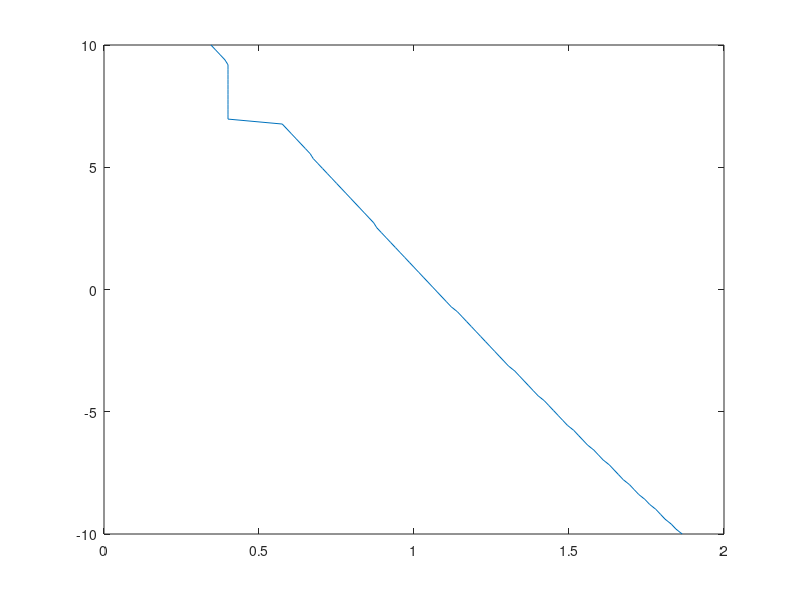

MATLAB code for this plot:
% clear all
% close all

SenVert = 30;
SenHoriz = 90;
MountAngle = -5; %+ve clockwise
MountAngleVar = linspace(-10,10,100);
Alpha = ((SenVert/2) + MountAngle)*(pi/180);
Beta = ((SenVert/2) - MountAngle)*(pi/180); %FOV looking down
BetaVar = ((SenVert/2) - MountAngleVar)*(pi/180);
Gamma = 0.1*(pi/180);

BLength = 1;
BHeight = 0.4;
WAngle = 45*(pi/180);
% Wy = linspace(BHeight,2.4,(((2.4-BHeight)/0.005))+1); %increment 5mm
% Wx = Wy/tan(WAngle);
% Wx = transpose(Wx);

GroundPresep = 4;

ObjHeightPersep = 0.3;

ObjHeightPersep2 = 0.1;

ObjDistancePersep = 1.3;

ClrObjHeight = 1.7;

%%%%%%%%%%%%%%%%%%%%%%%%%%%%%%%%%%%%%%%%%%%%%%%%%%%%%%%%%%%%%%%%%%%%%%%%%
%%%%%%%%%%%%%%%%%%%%%%%%%%%%%%%%%%%%%%%%%%%%%%%%%%%%%%%%%%%%%%%%%%%%%%%%%
%%%%%%%%%%%%%%%%%%%%%%%%%%%%%%%%%%%%%%%%%%%%%%%%%%%%%%%%%%%%%%%%%%%%%%%%%


% ZPos = linspace(0.1,2.4,47); %increment 50mm
% ZPos = linspace(0.1,2.4,24); %increment 100mm
% ZPos = linspace(0.1,2.4,231); %increment 10mm
ZPos = linspace(0.1,2.4,461); %increment 5mm
ZPosT = transpose(ZPos);


%%%%%%%%%%%%%%%%%%%%%%%%%%%%%%%%%%%%%%%%%%%%%%%%%%%%%%%%%%%%%%%%%%%%%%%%%
%%%%%%%%%%%%%%%%%%%%%%%%%%%%%%%%%%%%%%%%%%%%%%%%%%%%%%%%%%%%%%%%%%%%%%%%%
%%%%%%%%%%%%%%%%%%%%%%%%%%%%%%%%%%%%%%%%%%%%%%%%%%%%%%%%%%%%%%%%%%%%%%%%%

for s = 1:size(BetaVar,2)

Ground = ZPosT/tan(BetaVar(s));
GroundCrit = NaN([size(Ground,1),1]);
ZPosGround = NaN([size(ZPosT,1),1]);

%%%%%%%%%%%%%%%%%%%%%%%%%%%%%%%%%%%%%%%%%%%%%%%%%%%%%%%%%%%%%%%%%%%%%%%%%

cGnd = 1;
for a = 1:size(Ground,1)
    if Ground(a,1) < GroundPresep
        GroundCrit(cGnd,1) = Ground(a,1);
        ZPosGround(cGnd,1) = ZPosT(a,1);
        if ZPosGround(cGnd,1) > BHeight
            Wx = (ZPosGround(cGnd,1) - BHeight)/tan(WAngle);
            if ZPosGround(cGnd,1) < BHeight + (BLength + Wx)*tan(BetaVar(s))
                GroundCrit(cGnd,1) = NaN;
                ZPosGround(cGnd,1) = NaN;
            end
        end
        
        cGnd = cGnd+1;
    end
end

MaxGroundCrit(s,1) = max(GroundCrit);
MaxZPosGround(s,1) = max(ZPosGround);

end
%%%%%%%%%%%%%%%%%%%%%%%%%%%%%%%%%%%%%%%%%%%%%%%%%%%%%%%%%%%%%%%%%%%%%%%%%
%%%%%%%%%%%%%%%%%%%%%%%%%%%%%%%%%%%%%%%%%%%%%%%%%%%%%%%%%%%%%%%%%%%%%%%%%
%%%%%%%%%%%%%%%%%%%%%%%%%%%%%%%%%%%%%%%%%%%%%%%%%%%%%%%%%%%%%%%%%%%%%%%%%

plot(MaxZPosGround,MountAngleVar)

